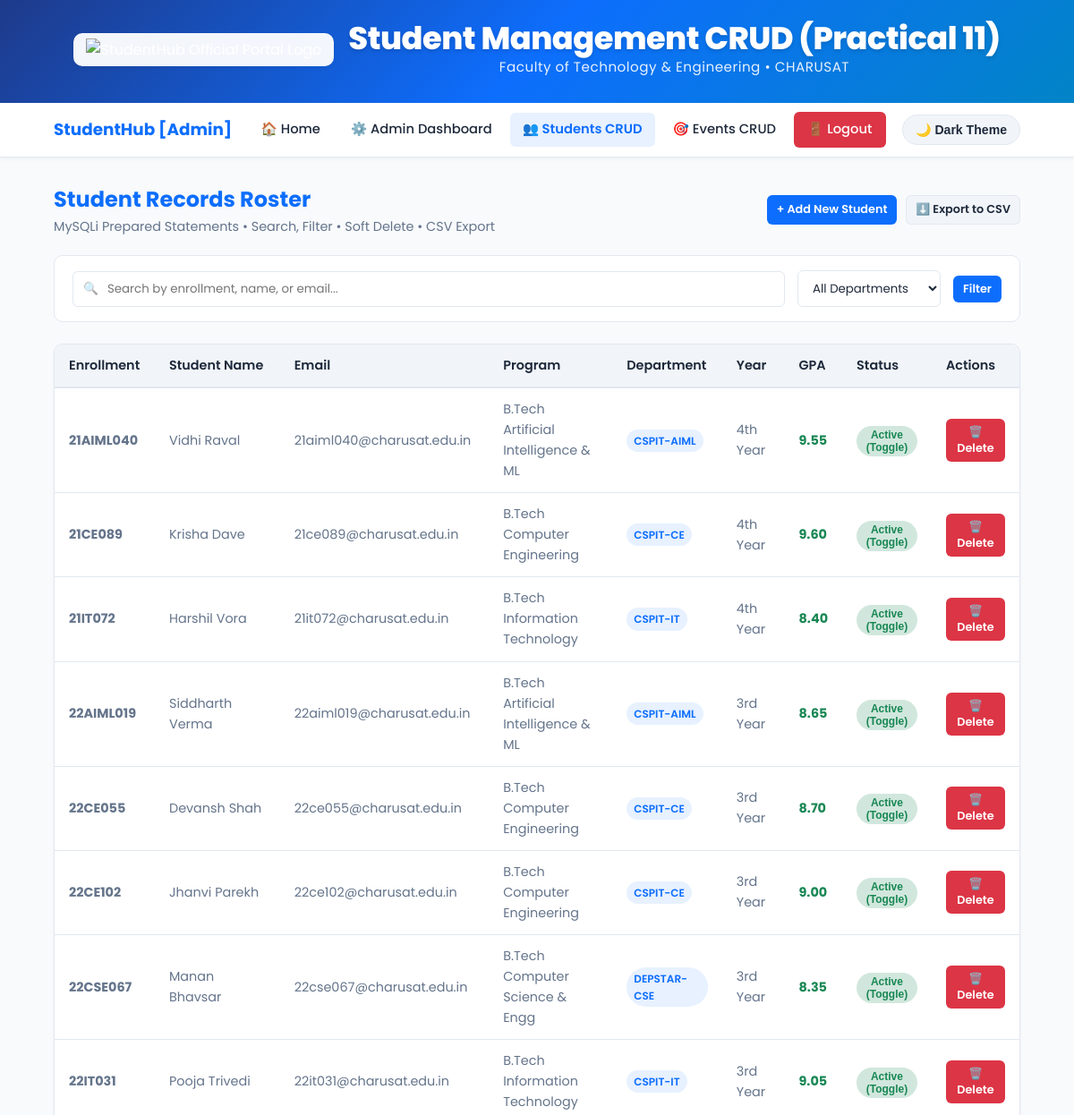
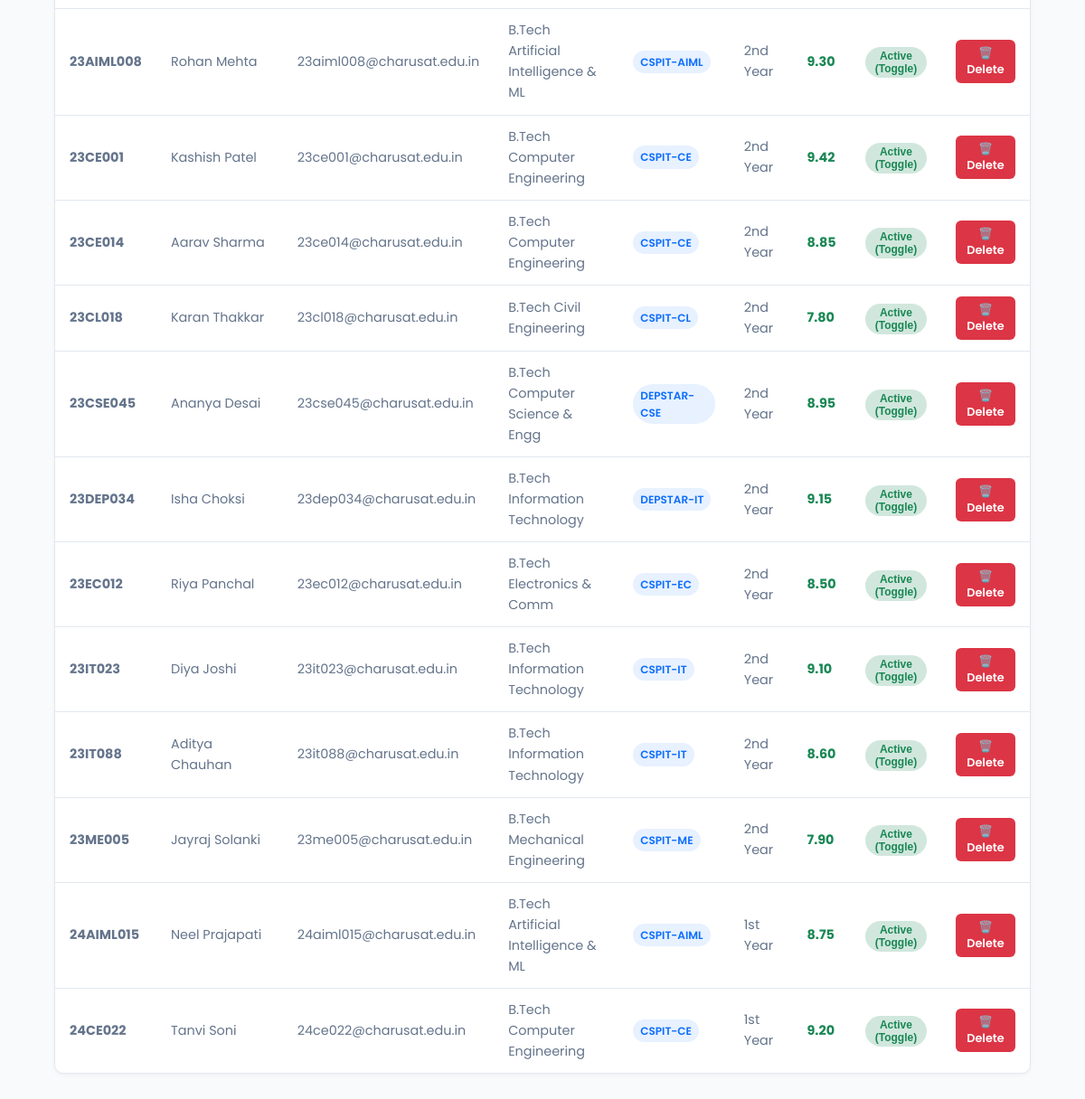
The app's page /manage_students.php (signed in) with its own data (2 pictures, top to bottom).
### tables this page shows
CREATE TABLE `students` (
  `id` INT AUTO_INCREMENT PRIMARY KEY,
  `user_id` INT NULL,
  `enrollment` VARCHAR(20) NOT NULL UNIQUE,
  `full_name` VARCHAR(100) NOT NULL,
  `email` VARCHAR(100) NOT NULL UNIQUE,
  `mobile` VARCHAR(15) NOT NULL,
  `course` VARCHAR(80) NOT NULL,
  `department` VARCHAR(50) NOT NULL,
  `year` VARCHAR(20) NOT NULL,
  `semester` INT NOT NULL DEFAULT 3,
  `gender` ENUM('Male', 'Female', 'Other') NOT NULL,
  `gpa` DECIMAL(3,2) NOT NULL DEFAULT 8.00,
  `status` ENUM('Active', 'Inactive') NOT NULL DEFAULT 'Active',
  `created_at` TIMESTAMP DEFAULT CURRENT_TIMESTAMP,
  `updated_at` TIMESTAMP DEFAULT CURRENT_TIMESTAMP ON UPDATE CURRENT_TIMESTAMP,
  FOREIGN KEY (`user_id`) REFERENCES `users`(`id`) ON DELETE SET NULL,
  INDEX `idx_students_enrollment` (`enrollment`),
  INDEX `idx_students_dept` (`department`),
  INDEX `idx_students_status` (`status`)
);

### php/config.php (called while the page is built, shortened)
<?php
function sanitizeInput($data) {
    $data = trim($data);
    $data = stripslashes($data);
    return htmlspecialchars($data, ENT_QUOTES, 'UTF-8');
}

### manage_students.php (the view, shortened to what this page needs)
<?php
require_once __DIR__ . '/php/config.php';
$mysqli = Database::getMySQLi();
$search = sanitizeInput($_GET['search'] ?? '');
$deptFilter = sanitizeInput($_GET['department'] ?? 'All');
$students = [];
if ($mysqli) {
    $query = "SELECT * FROM students WHERE 1=1";
    $query .= " ORDER BY enrollment ASC";
    $stmt = $mysqli->prepare($query);
    $stmt->execute();
    $result = $stmt->get_result();
    $students = $result->fetch_all(MYSQLI_ASSOC);
} else {
    $json = @file_get_contents(DATA_PATH . '/students.json');
    $students = json_decode($json, true) ?: [];
}
?>
<!DOCTYPE html>
<html lang="en">
<head>
    <link rel="stylesheet" href="css/style.css">
</head>
<body>
    <header role="banner">
        <div class="header-top">
            <img src="images/StudentHubLogo.png" alt="StudentHub Official Portal Logo" class="header-logo">
            <div class="header-brand">
                <h1>Student Management CRUD (Practical 11)</h1>
                <p class="tagline">Faculty of Technology &amp; Engineering &bull; CHARUSAT</p>
            </div>
        </div>
    </header>
    <nav class="main-nav">
        <div class="nav-brand">
            <span>StudentHub [Admin]</span>
        </div>
        <ul class="nav-links">
            <li><a href="index.php">🏠 Home</a></li>
            <li><a href="admin_dashboard.php">⚙️ Admin Dashboard</a></li>
            <li><a href="manage_students.php" class="active">👥 Students CRUD</a></li>
            <li><a href="manage_events.php">🎯 Events CRUD</a></li>
            <li><a href="php/logout.php" class="btn btn-danger btn-sm" style="color: #fff;">🚪 Logout</a></li>
        </ul>
        <div class="nav-actions">
            <button id="themeBtn" class="theme-toggle-btn">🌙 Dark Theme</button>
        </div>
    </nav>
    <main>
        <div style="display: flex; justify-content: space-between; align-items: center; margin-bottom: 20px; flex-wrap: wrap; gap: 14px;">
            <div>
                <h2 style="color: var(--primary);">Student Records Roster</h2>
                <p style="color: var(--text-secondary); font-size: 0.9rem;">
                    MySQLi Prepared Statements &bull; Search, Filter &bull; Soft Delete &bull; CSV Export
                </p>
            </div>
            <div style="display: flex; gap: 10px;">
                <button class="btn btn-primary btn-sm" onclick="window.openModal('addStudentModal')">+ Add New Student</button>
                <a href="php/export_students.php" class="btn btn-secondary btn-sm">⬇️ Export to CSV</a>
            </div>
        </div>
        <form method="GET" class="toolbar" style="margin-bottom: 24px;">
            <div class="toolbar-search">
                <input type="text" name="search" value="<?= htmlspecialchars($search) ?>" placeholder="Search by enrollment, name, or email...">
            </div>
            <div class="toolbar-filter">
                <select name="department" onchange="this.form.submit()">
                    <option value="All" <?= $deptFilter === 'All' ? 'selected' : '' ?>>All Departments</option>
                </select>
            </div>
            <button type="submit" class="btn btn-primary btn-sm">Filter</button>
        </form>
        <div class="table-responsive">
            <table class="table">
                <thead>
                    <tr>
                        <th>Enrollment</th>
                        <th>Student Name</th>
                        <th>Email</th>
                        <th>Program</th>
                        <th>Department</th>
                        <th>Year</th>
                        <th>GPA</th>
                        <th>Status</th>
                        <th>Actions</th>
                    </tr>
                </thead>
                <tbody>
                    <?php if (empty($students)): ?>
                        <tr><td colspan="9" style="text-align: center; padding: 30px;">No student records found.</td></tr>
                    <?php else: ?>
                        <?php foreach ($students as $s): ?>
                            <tr>
                                <td><strong><?= htmlspecialchars($s['enrollment']) ?></strong></td>
                                <td><?= htmlspecialchars($s['full_name'] ?? $s['name']) ?></td>
                                <td><?= htmlspecialchars($s['email']) ?></td>
                                <td><?= htmlspecialchars($s['course']) ?></td>
                                <td><span class="badge badge-primary"><?= htmlspecialchars($s['department']) ?></span></td>
                                <td><?= htmlspecialchars($s['year']) ?></td>
                                <td><span style="font-weight: 700; color: var(--success);"><?= htmlspecialchars($s['gpa'] ?? '8.5') ?></span></td>
                                <td>
                                    <form method="POST" style="display: inline;" onsubmit="return confirm('Toggle status for this student?');">
                                        <button type="submit" class="badge <?= ($s['status'] ?? 'Active') === 'Active' ? 'badge-success' : 'badge-danger' ?>" style="cursor: pointer; border: none;">
                                            <?= htmlspecialchars($s['status'] ?? 'Active') ?> (Toggle)
                                        </button>
                                    </form>
                                </td>
                                <td>
                                    <form method="POST" style="display: inline;" onsubmit="return confirm('Confirm permanent deletion of <?= htmlspecialchars($s['full_name'] ?? $s['name']) ?>?');">
                                        <button type="submit" class="btn btn-danger btn-sm">🗑️ Delete</button>
                                    </form>
                                </td>
                            </tr>
                        <?php endforeach; ?>
                    <?php endif; ?>
                </tbody>
            </table>
        </div>
    </main>
</body>
</html>

### records on screen
students: enrollment "21AIML040", full_name "Vidhi Raval", email "21aiml040@charusat.edu.in", course "B.Tech Artificial Intelligence & ML", department "CSPIT-AIML", year "4th Year", gpa "9.55", status "Active"
students: enrollment "21CE089", full_name "Krisha Dave", email "21ce089@charusat.edu.in", course "B.Tech Computer Engineering", department "CSPIT-CE", year "4th Year", gpa "9.60", status "Active"
students: enrollment "21IT072", full_name "Harshil Vora", email "21it072@charusat.edu.in", course "B.Tech Information Technology", department "CSPIT-IT", year "4th Year", gpa "8.40", status "Active"
students: enrollment "22AIML019", full_name "Siddharth Verma", email "22aiml019@charusat.edu.in", course "B.Tech Artificial Intelligence & ML", department "CSPIT-AIML", year "3rd Year", gpa "8.65", status "Active"
students: enrollment "22CE055", full_name "Devansh Shah", email "22ce055@charusat.edu.in", course "B.Tech Computer Engineering", department "CSPIT-CE", year "3rd Year", gpa "8.70", status "Active"
students: enrollment "22CE102", full_name "Jhanvi Parekh", email "22ce102@charusat.edu.in", course "B.Tech Computer Engineering", department "CSPIT-CE", year "3rd Year", gpa "9.00", status "Active"
students: enrollment "22CSE067", full_name "Manan Bhavsar", email "22cse067@charusat.edu.in", course "B.Tech Computer Science & Engg", department "DEPSTAR-CSE", year "3rd Year", gpa "8.35", status "Active"
students: enrollment "22IT031", full_name "Pooja Trivedi", email "22it031@charusat.edu.in", course "B.Tech Information Technology", department "CSPIT-IT", year "3rd Year", gpa "9.05", status "Active"
students: enrollment "23AIML008", full_name "Rohan Mehta", email "23aiml008@charusat.edu.in", course "B.Tech Artificial Intelligence & ML", department "CSPIT-AIML", year "2nd Year", gpa "9.30", status "Active"
students: enrollment "23CE001", full_name "Kashish Patel", email "23ce001@charusat.edu.in", course "B.Tech Computer Engineering", department "CSPIT-CE", year "2nd Year", gpa "9.42", status "Active"
students: enrollment "23CE014", full_name "Aarav Sharma", email "23ce014@charusat.edu.in", course "B.Tech Computer Engineering", department "CSPIT-CE", year "2nd Year", gpa "8.85", status "Active"
students: enrollment "23CL018", full_name "Karan Thakkar", email "23cl018@charusat.edu.in", course "B.Tech Civil Engineering", department "CSPIT-CL", year "2nd Year", gpa "7.80", status "Active"
students: enrollment "23CSE045", full_name "Ananya Desai", email "23cse045@charusat.edu.in", course "B.Tech Computer Science & Engg", department "DEPSTAR-CSE", year "2nd Year", gpa "8.95", status "Active"
students: enrollment "23DEP034", full_name "Isha Choksi", email "23dep034@charusat.edu.in", course "B.Tech Information Technology", department "DEPSTAR-IT", year "2nd Year", gpa "9.15", status "Active"
students: enrollment "23EC012", full_name "Riya Panchal", email "23ec012@charusat.edu.in", course "B.Tech Electronics & Comm", department "CSPIT-EC", year "2nd Year", gpa "8.50", status "Active"
students: enrollment "23IT023", full_name "Diya Joshi", email "23it023@charusat.edu.in", course "B.Tech Information Technology", department "CSPIT-IT", year "2nd Year", gpa "9.10", status "Active"
students: enrollment "23IT088", full_name "Aditya Chauhan", email "23it088@charusat.edu.in", course "B.Tech Information Technology", department "CSPIT-IT", year "2nd Year", gpa "8.60", status "Active"
students: enrollment "23ME005", full_name "Jayraj Solanki", email "23me005@charusat.edu.in", course "B.Tech Mechanical Engineering", department "CSPIT-ME", year "2nd Year", gpa "7.90", status "Active"
students: enrollment "24AIML015", full_name "Neel Prajapati", email "24aiml015@charusat.edu.in", course "B.Tech Artificial Intelligence & ML", department "CSPIT-AIML", year "1st Year", gpa "8.75", status "Active"
students: enrollment "24CE022", full_name "Tanvi Soni", email "24ce022@charusat.edu.in", course "B.Tech Computer Engineering", department "CSPIT-CE", year "1st Year", gpa "9.20", status "Active"
